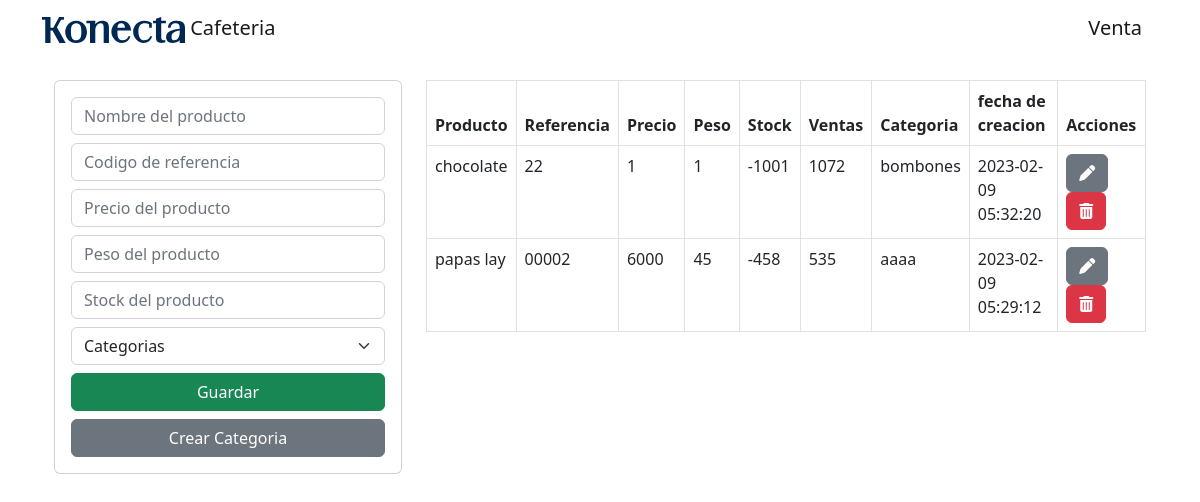
The page / on the database its author committed.
### tables this page shows
CREATE TABLE `productos` (
  `id` int(11) NOT NULL,
  `nombre_producto` text NOT NULL,
  `referencia` varchar(100) NOT NULL,
  `precio` int(11) NOT NULL,
  `peso` int(11) NOT NULL,
  `stock` int(50) NOT NULL,
  `ventas` int(50) NOT NULL,
  `categoriaId` int(11) NOT NULL,
  `create_at` timestamp NOT NULL DEFAULT current_timestamp() ON UPDATE current_timestamp()
);

CREATE TABLE `categorias` (
  `id` int(11) NOT NULL,
  `categoria` varchar(50) NOT NULL
);

### index.php (the view, shortened to what this page needs)
<?php include("db.php") ?>
<?php include('includes/header.php') ?>
<div class="container p-4">
    <div class="row">
        <div class="col-md-4">
            <div class="card card-body">
                <form action="save.php" method="POST">
                    <div class="form-group ">
                        <input type="text" name="producto" class="form-control" placeholder="Nombre del producto" autofocus>
                    </div>
                    <div class="form-group mt-2">
                        <input type="text" name="referencia" class="form-control" placeholder="Codigo de referencia">
                    </div>
                    <div class="form-group  mt-2">
                        <input type="number" name="precio" class="form-control" placeholder="Precio del producto">
                    </div>
                    <div class="form-group  mt-2">
                        <input type="number" name="peso" class="form-control" placeholder="Peso del producto">
                    </div>
                    <div class="form-group  mt-2">
                        <input type="number" name="stock" class="form-control" placeholder="Stock del producto">
                    </div>
                    <select class="form-select  mt-2 " aria-label=".form-select-sm example" name="categoria">
                        <option selected disabled>Categorias</option>
                    </select>
                    <div class="d-grid gap-2">
                        <input type="submit" class="btn btn-success  mt-2 " name="guardarProducto" value="Guardar">
                    </div>
                </form>
                <a href="categorias.php" class="btn btn-secondary  mt-2 " name="crearCategoria">Crear Categoria</a>
            </div>
        </div>
        <div class="col-md-8">
            <table class="table table-bordered">
                <thead>
                    <tr>
                        <th>Producto</th>
                        <th>Referencia</th>
                        <th>Precio</th>
                        <th>Peso</th>
                        <th>Stock</th>
                        <th>Ventas</th>
                        <th>Categoria</th>
                        <th>fecha de creacion</th>
                        <th>Acciones</th>
                    </tr>
                </thead>
                <tbody>
                    <?php
                    $query = "SELECT *, productos.id as idProductos FROM productos INNER JOIN categorias ON productos.categoriaId = categorias.id";
                    $result_productos = mysqli_query($conn, $query);
                    while ($row = mysqli_fetch_array($result_productos)) { ?>
                        <tr>
                            <td><?php echo $row['nombre_producto'] ?></td>
                            <td><?php echo $row['referencia'] ?></td>
                            <td><?php echo $row['precio'] ?></td>
                            <td><?php echo $row['peso'] ?></td>
                            <td><?php echo $row['stock'] ?></td>
                            <td><?php echo $row['ventas'] ?></td>
                            <td><?php echo $row['categoria'] ?></td>
                            <td><?php echo $row['create_at'] ?></td>
                            <td>
                                <a href="edit.php?id=<?php echo $row['idProductos'] ?>" class=" btn btn-secondary"><i class="fa fa-pen"></i></a>
                                <a href="delete.php?id=<?php echo $row['idProductos'] ?>" class=" btn btn-danger"><i class="fa fa-trash"></i></a>
                            </td>
                        </tr>
                    <?php }  ?>
                </tbody>
            </table>
        </div>
    </div>
</div>
<?php include('includes/footer.php') ?>

### rows shown on the page
productos: nombre_producto "chocolate", referencia "22", precio "1", peso "1", stock "-1001", ventas "1072", categoriaId.categoria "bombones", create_at "2023-02-09 05:32:20"
productos: nombre_producto "papas lay", referencia "00002", precio "6000", peso "45", stock "-458", ventas "535", categoriaId.categoria "aaaa", create_at "2023-02-09 05:29:12"
